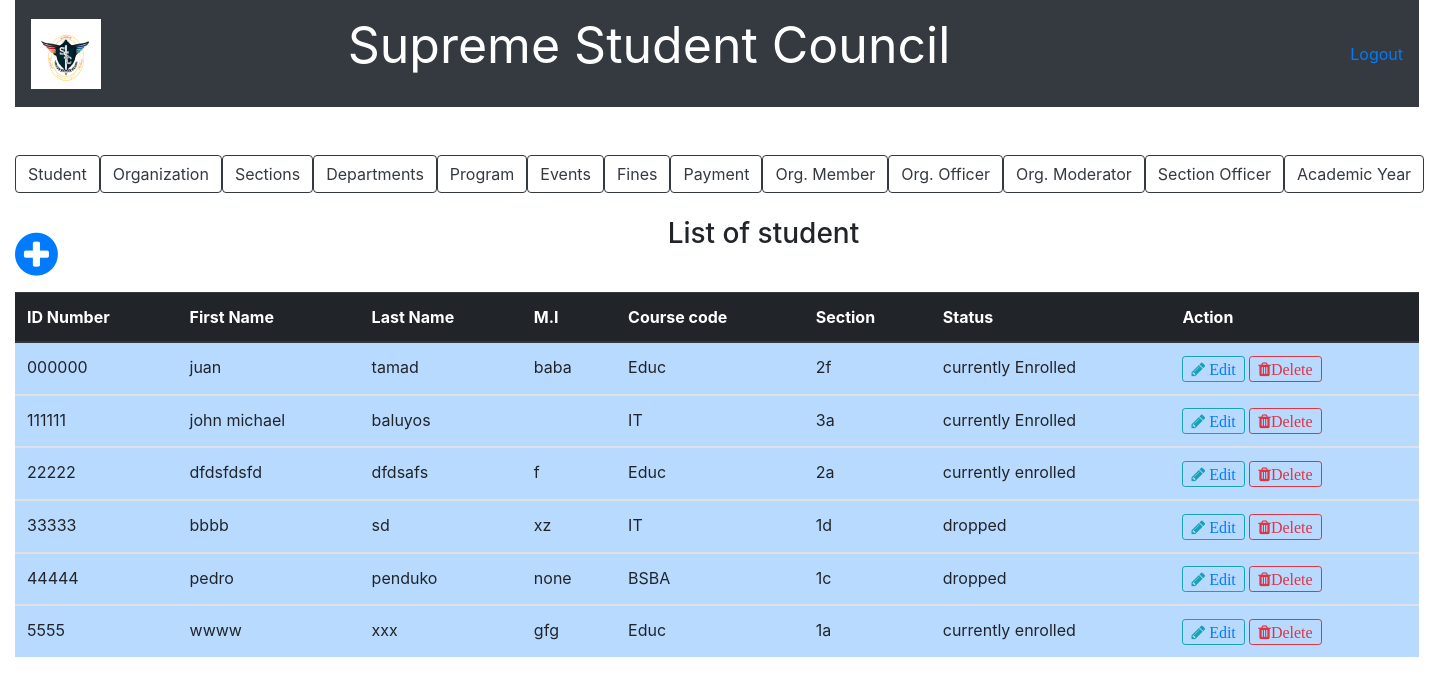
Before: /list_of_student.php with the older database file.
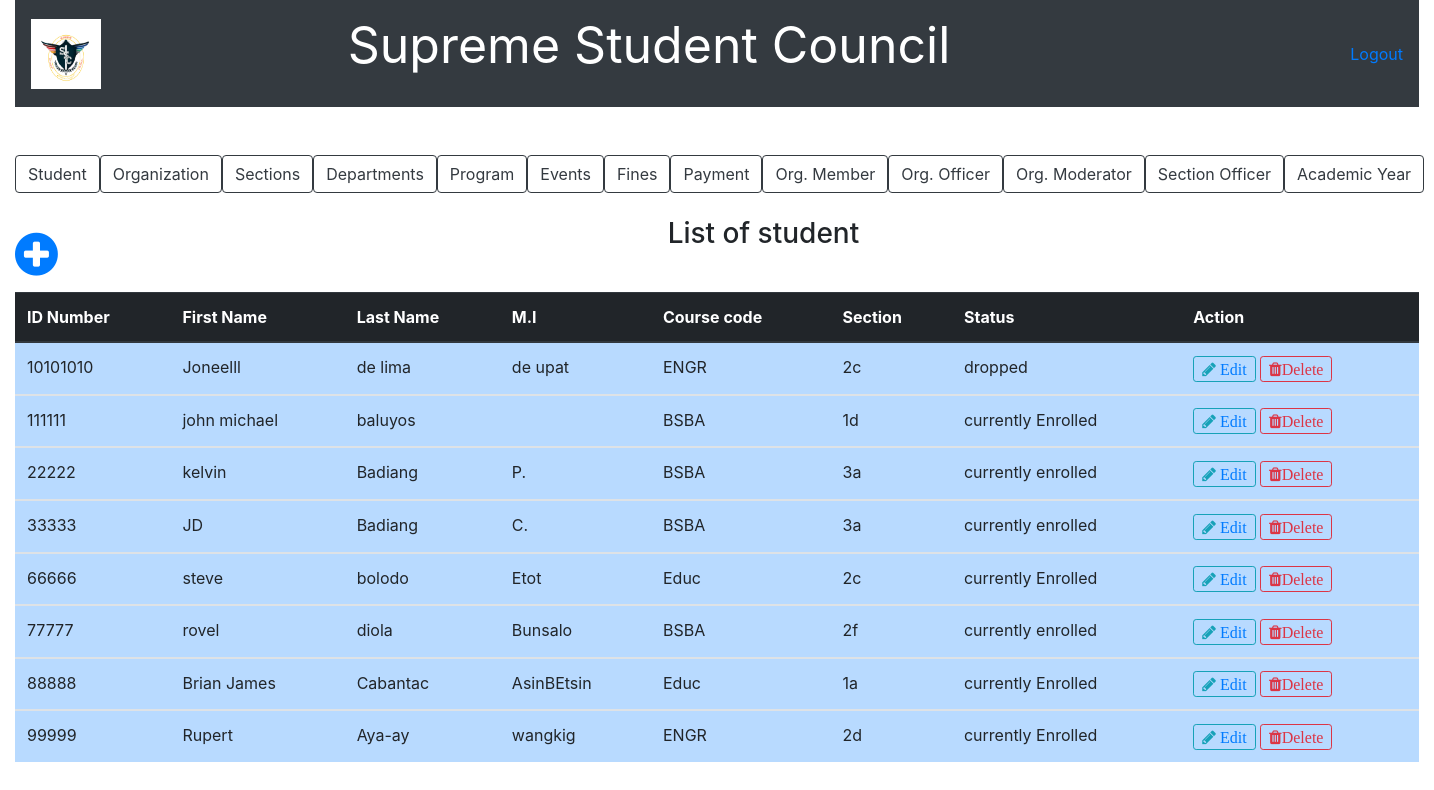
After: the same page with the newer database file.
### tables this page shows
CREATE TABLE `student` (
  `id_number` varchar(50) NOT NULL,
  `last_name` varchar(100) NOT NULL,
  `first_name` varchar(100) NOT NULL,
  `middle_name` varchar(100) NOT NULL,
  `course_code` varchar(10) NOT NULL,
  `section_id` varchar(20) NOT NULL,
  `status` varchar(50) NOT NULL
);

CREATE TABLE `program` (
  `course_code` varchar(10) NOT NULL,
  `course_name` varchar(100) NOT NULL,
  `department_code` char(10) NOT NULL
);

### list_of_student.php (the view, shortened to what this page needs)
<?php include('../SSC/server.php'); ?>
<!DOCTYPE html>
<html>
<head>
		<link rel="stylesheet" href="bootstrap/css/bootstrap.min.css">
		<link rel = "stylesheet" href = "font-awesome-4.7.0/font-awesome-4.7.0/css/font-awesome.min.css">
		<link href = "css/style.css" rel = "stylesheet" type = "text/css" >
</head>
<body>
	<div class="container-fluid">
		<nav class="navbar navbar-expand-lg navbar-dark bg-dark">
		   <a href = "index.php"><img src = "picture/ssc.PNG" style=" height:70px; width:70px;"></a>
		  <div class="collapse navbar-collapse" id="navbarTogglerDemo03">
		    	</center><p style="color:white; font-size: 50px; margin-right: 400px;">Supreme Student Council<strong></strong></p>
		    	<a href="logout.php">Logout</a>
		  </div>
		</nav>
	</div>
	<br /><br />
	<div class="container-fluid">
				<div class="btn-group btn-group-lg" role="group"">
					<a href = "list_of_student.php"><button type="button" class="btn btn-outline-dark">Student</button></a>
					<a href ="list_of_organization.php"><button type="button" class="btn btn-outline-dark">Organization</button></a>
					<a href ="list_of_section.php"><button type="button" class="btn btn-outline-dark">Sections</button></a>
					<a href ="list_of_department.php"><button type="button" class="btn btn-outline-dark">Departments</button>
					<a href ="list_of_program.php"><button type="button" class="btn btn-outline-dark">Program</button></a>
					<a href ="list_of_event.php"><button type="button" class="btn btn-outline-dark">Events</button></a>
					<a href ="fines.php"><button type="button" class="btn btn-outline-dark">Fines</button></a>
					<a href ="payment.php"><button type="button" class="btn btn-outline-dark">Payment</button></a>
					<a href ="list_of_organization_member.php"><button type="button" class="btn btn-outline-dark">Org. Member</button></a>
					<a href ="list_of_organization_officer.php"><button type="button" class="btn btn-outline-dark">Org. Officer</button></a>
					<a href ="list_of_organization_moderator.php"><button type="button" class="btn btn-outline-dark">Org. Moderator</button></a>
					<a href ="list_of_section_officer.php"><button type="button" class="btn btn-outline-dark">Section Officer</button></a>
					<a href ="list_of_acad_year.php"><button type="button" class="btn btn-outline-dark">Academic Year</button></a>
				</div>
				<br /><br />
				<a href = "add_new_student.php"><span style="float: left; font-size: 50px; margin-right: 50px;"><i class="fa fa-plus-circle" font-size = "50px"></i></span></a>
				<center><h3>List of student</h3></center>
				<br />
				<?php $results = mysqli_query($db, "SELECT * FROM student,program  WHERE student.course_code = program.course_code"); ?>
				<table class="table table-primary">
				  <thead class="thead-dark">
				    <tr>
					  <th scope="col">ID Number</th>
				      <th scope="col">First Name</th>
				      <th scope="col">Last Name</th>
				      <th scope="col">M.I</th>
				      <th scope="col">Course code</th>
				      <th scope="col">Section</th>
				      <th scope="col">Status</th>
				      <th scope="col">Action</th>
				    </tr>
				  </thead>
				  <?php while ($row = mysqli_fetch_array($results)){ ?>
				  <tbody>
				    <tr>
				      <td><?php echo $row['id_number']?></td>
				      <td><?php echo $row['first_name']?></td>
				      <td><?php echo $row['last_name']?></td>
				      <td><?php echo $row['middle_name']?></td>
				      <td><?php echo $row['course_code']?></td>
				      <td><?php echo $row['section_id']?></td>
					  <td><?php echo $row['status']?></td>
				      <td>
						<button type="button" class="btn btn-outline-info btn-sm fa fa-pencil"><a href="update_student.php?EDIT1=<?php echo $row['id_number']; ?>"> Edit </a></button>
						<button type="button" class="btn btn-outline-danger btn-sm fa fa-trash" data-toggle="modal" data-target="#exampleModal">Delete</button>
				      </td>
				    </tr>
				  </tbody>
				  <?php
  				  } ?>
				</table>
	</div>
</body>
</html>

Changed rows visible on the page:
removed student: id_number "000000", first_name "juan", last_name "tamad", middle_name "baba", course_code.course_code "Educ", section "2f", status "currently Enrolled"
removed student: id_number "44444", first_name "pedro", last_name "penduko", middle_name "none", course_code.course_code "BSBA", section "1c", status "dropped"
removed student: id_number "5555", first_name "wwww", last_name "xxx", middle_name "gfg", course_code.course_code "Educ", section "1a", status "currently enrolled"
added student: id_number "10101010", first_name "Joneelll", last_name "de lima", middle_name "de upat", course_code.course_code "ENGR", section "2c", status "dropped"
changed student "john michael": course_code.course_code "IT" → "BSBA"; section "3a" → "1d"
changed student id 22222: first_name "dfdsfdsfd" → "kelvin"; last_name "dfdsafs" → "Badiang"; middle_name "f" → "P."; course_code.course_code "Educ" → "BSBA"; section "2a" → "3a"
changed student id 33333: first_name "bbbb" → "JD"; last_name "sd" → "Badiang"; middle_name "xz" → "C."; course_code.course_code "IT" → "BSBA"; section "1d" → "3a"; status "dropped" → "currently enrolled"
added student: id_number "66666", first_name "steve", last_name "bolodo", middle_name "Etot", course_code.course_code "Educ", section "2c", status "currently Enrolled"
added student: id_number "77777", first_name "rovel", last_name "diola", middle_name "Bunsalo", course_code.course_code "BSBA", section "2f", status "currently enrolled"
added student: id_number "88888", first_name "Brian James", last_name "Cabantac", middle_name "AsinBEtsin", course_code.course_code "Educ", section "1a", status "currently Enrolled"
added student: id_number "99999", first_name "Rupert", last_name "Aya-ay", middle_name "wangkig", course_code.course_code "ENGR", section "2d", status "currently Enrolled"
